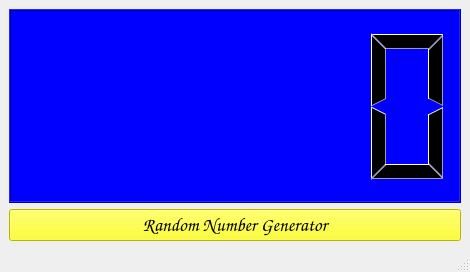
<?xml version="1.0" encoding="UTF-8"?>
<ui version="4.0">
 <class>MainWindow</class>
 <widget class="QMainWindow" name="MainWindow">
  <property name="enabled">
   <bool>true</bool>
  </property>
  <property name="geometry">
   <rect>
    <x>0</x>
    <y>0</y>
    <width>470</width>
    <height>272</height>
   </rect>
  </property>
  <property name="font">
   <font>
    <family>Comic Sans MS</family>
   </font>
  </property>
  <property name="windowTitle">
   <string>Random Number Gen. QtDesigner</string>
  </property>
  <property name="windowIcon">
   <iconset>
    <normaloff>../icon/7segLCD.jpg</normaloff>../icon/7segLCD.jpg</iconset>
  </property>
  <property name="windowOpacity">
   <double>3.000000000000000</double>
  </property>
  <property name="toolTip">
   <string>Generador de Números aleatorios implementado en QtDesigner</string>
  </property>
  <widget class="QWidget" name="centralwidget">
   <layout class="QHBoxLayout" name="horizontalLayout">
    <item>
     <layout class="QVBoxLayout" name="verticalLayout">
      <item>
       <layout class="QVBoxLayout" name="verticalLayout_2">
        <item>
         <widget class="QLCDNumber" name="lcdNumber">
          <property name="styleSheet">
           <string notr="true">QLCDNumber{
background-color:rgb(0,0,255)
}

</string>
          </property>
         </widget>
        </item>
        <item>
         <widget class="QPushButton" name="pushButton">
          <property name="font">
           <font>
            <family>Comic Sans MS</family>
            <pointsize>14</pointsize>
            <weight>50</weight>
            <bold>false</bold>
           </font>
          </property>
          <property name="styleSheet">
           <string notr="true">QPushButton{
background-color:rgb(255, 255, 0)
}
</string>
          </property>
          <property name="text">
           <string>Random Number Generator</string>
          </property>
         </widget>
        </item>
       </layout>
      </item>
     </layout>
    </item>
   </layout>
  </widget>
  <widget class="QMenuBar" name="menubar">
   <property name="geometry">
    <rect>
     <x>0</x>
     <y>0</y>
     <width>470</width>
     <height>26</height>
    </rect>
   </property>
  </widget>
  <widget class="QStatusBar" name="statusbar"/>
 </widget>
 <resources/>
 <connections/>
</ui>
